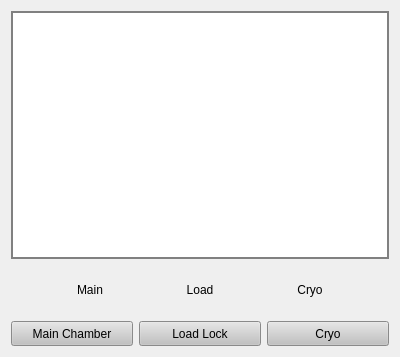
<?xml version="1.0" encoding="UTF-8"?>
<ui version="4.0">
    <class>Form</class>
    <widget class="QWidget" name="Form">
        <property name="geometry">
            <rect>
                <x>0</x>
                <y>0</y>
                <width>398</width>
                <height>357</height>
            </rect>
        </property>
        <property name="windowTitle">
            <string>Form</string>
        </property>
        <layout class="QGridLayout" name="gridLayout_2">
            <item row="0" column="0">
                <layout class="QGridLayout" name="gridLayout">
                    <item row="0" column="0">
                        <widget class="QLabel" name="diagram">
                            <property name="minimumSize">
                                <size>
                                    <width>378</width>
                                    <height>246</height>
                                </size>
                            </property>
                            <property name="maximumSize">
                                <size>
                                    <width>16777215</width>
                                    <height>16777215</height>
                                </size>
                            </property>
                            <property name="styleSheet">
                                <string notr="true">QWidget{
                                    border: 2px solid gray;
                                    background: rgb(255, 255, 255)
                                    }
                                </string>
                            </property>
                            <property name="text">
                                <string/>
                            </property>
                        </widget>
                    </item>
                    <item row="1" column="0">
                        <layout class="QHBoxLayout" name="horizontalLayout">
                            <item>
                                <widget class="QLabel" name="led_main_chamber">
                                    <property name="minimumSize">
                                        <size>
                                            <width>50</width>
                                            <height>50</height>
                                        </size>
                                    </property>
                                    <property name="maximumSize">
                                        <size>
                                            <width>50</width>
                                            <height>50</height>
                                        </size>
                                    </property>
                                    <property name="text">
                                        <string>Main</string>
                                    </property>
                                    <property name="alignment">
                                        <set>Qt::AlignCenter</set>
                                    </property>
                                </widget>
                            </item>
                            <item>
                                <widget class="QLabel" name="led_load_lock">
                                    <property name="minimumSize">
                                        <size>
                                            <width>50</width>
                                            <height>50</height>
                                        </size>
                                    </property>
                                    <property name="maximumSize">
                                        <size>
                                            <width>50</width>
                                            <height>50</height>
                                        </size>
                                    </property>
                                    <property name="text">
                                        <string>Load</string>
                                    </property>
                                    <property name="alignment">
                                        <set>Qt::AlignCenter</set>
                                    </property>
                                </widget>
                            </item>
                            <item>
                                <widget class="QLabel" name="led_cryo">
                                    <property name="minimumSize">
                                        <size>
                                            <width>50</width>
                                            <height>50</height>
                                        </size>
                                    </property>
                                    <property name="maximumSize">
                                        <size>
                                            <width>50</width>
                                            <height>50</height>
                                        </size>
                                    </property>
                                    <property name="text">
                                        <string>Cryo</string>
                                    </property>
                                    <property name="alignment">
                                        <set>Qt::AlignCenter</set>
                                    </property>
                                </widget>
                            </item>
                        </layout>
                    </item>
                    <item row="2" column="0">
                        <layout class="QHBoxLayout" name="horizontalLayout_2">
                            <item>
                                <widget class="QPushButton" name="main_chamber_switch">
                                    <property name="minimumSize">
                                        <size>
                                            <width>0</width>
                                            <height>25</height>
                                        </size>
                                    </property>
                                    <property name="styleSheet">
                                        <string notr="true">QPushButton{
                                            background: rgb(193, 193, 193)
                                            }
                                        </string>
                                    </property>
                                    <property name="text">
                                        <string>Main Chamber</string>
                                    </property>
                                </widget>
                            </item>
                            <item>
                                <widget class="QPushButton" name="load_lock_switch">
                                    <property name="minimumSize">
                                        <size>
                                            <width>0</width>
                                            <height>25</height>
                                        </size>
                                    </property>
                                    <property name="styleSheet">
                                        <string notr="true">QPushButton{
                                            background: rgb(193, 193, 193)
                                            }
                                        </string>
                                    </property>
                                    <property name="text">
                                        <string>Load Lock</string>
                                    </property>
                                </widget>
                            </item>
                            <item>
                                <widget class="QPushButton" name="cryo_switch">
                                    <property name="minimumSize">
                                        <size>
                                            <width>0</width>
                                            <height>25</height>
                                        </size>
                                    </property>
                                    <property name="styleSheet">
                                        <string notr="true">QPushButton{
                                            background: rgb(193, 193, 193)
                                            }
                                        </string>
                                    </property>
                                    <property name="text">
                                        <string>Cryo</string>
                                    </property>
                                </widget>
                            </item>
                        </layout>
                    </item>
                </layout>
            </item>
        </layout>
    </widget>
    <resources/>
    <connections/>
</ui>
